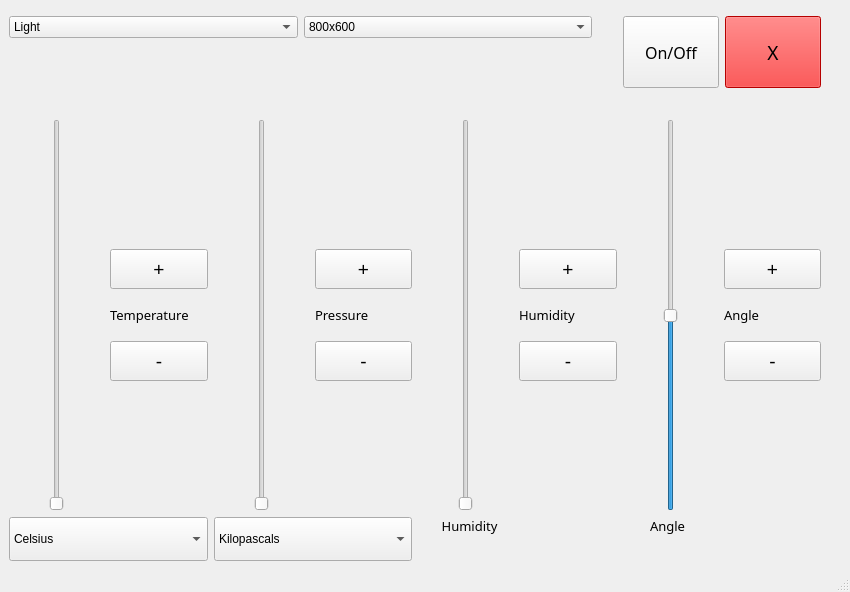
<?xml version="1.0" encoding="UTF-8"?>
<ui version="4.0">
 <class>Simulator</class>
 <widget class="QMainWindow" name="Simulator">
  <property name="geometry">
   <rect>
    <x>0</x>
    <y>0</y>
    <width>850</width>
    <height>592</height>
   </rect>
  </property>
  <property name="windowTitle">
   <string>Simulator</string>
  </property>
  <widget class="QWidget" name="centralwidget">
   <layout class="QGridLayout" name="gridLayout">
    <item row="0" column="0" colspan="3">
     <layout class="QHBoxLayout" name="horizontalLayout_6">
      <property name="topMargin">
       <number>7</number>
      </property>
      <property name="rightMargin">
       <number>25</number>
      </property>
      <property name="bottomMargin">
       <number>10</number>
      </property>
      <item>
       <widget class="QComboBox" name="ThemeSelectionBox">
        <property name="sizePolicy">
         <sizepolicy hsizetype="Preferred" vsizetype="Preferred">
          <horstretch>0</horstretch>
          <verstretch>0</verstretch>
         </sizepolicy>
        </property>
        <item>
         <property name="text">
          <string>Light</string>
         </property>
        </item>
        <item>
         <property name="text">
          <string>Dark</string>
         </property>
        </item>
       </widget>
      </item>
      <item>
       <widget class="QComboBox" name="ResolutionSelectionBox">
        <property name="sizePolicy">
         <sizepolicy hsizetype="Preferred" vsizetype="Preferred">
          <horstretch>0</horstretch>
          <verstretch>0</verstretch>
         </sizepolicy>
        </property>
        <item>
         <property name="text">
          <string>800x600</string>
         </property>
        </item>
        <item>
         <property name="text">
          <string>1024x768</string>
         </property>
        </item>
       </widget>
      </item>
     </layout>
    </item>
    <item row="1" column="0">
     <widget class="QLabel" name="LastActionLabel">
      <property name="text">
       <string/>
      </property>
     </widget>
    </item>
    <item row="2" column="0" colspan="3">
     <spacer name="horizontalSpacer_9">
      <property name="orientation">
       <enum>Qt::Horizontal</enum>
      </property>
      <property name="sizeHint" stdset="0">
       <size>
        <width>40</width>
        <height>20</height>
       </size>
      </property>
     </spacer>
    </item>
    <item row="3" column="2">
     <layout class="QHBoxLayout" name="horizontalLayout_2">
      <property name="topMargin">
       <number>25</number>
      </property>
      <item>
       <spacer name="verticalSpacer_6">
        <property name="orientation">
         <enum>Qt::Vertical</enum>
        </property>
        <property name="sizeType">
         <enum>QSizePolicy::Preferred</enum>
        </property>
        <property name="sizeHint" stdset="0">
         <size>
          <width>40</width>
          <height>40</height>
         </size>
        </property>
       </spacer>
      </item>
      <item>
       <widget class="QSlider" name="HumiditySelectionSlider">
        <property name="minimum">
         <number>30</number>
        </property>
        <property name="maximum">
         <number>80</number>
        </property>
        <property name="pageStep">
         <number>5</number>
        </property>
        <property name="orientation">
         <enum>Qt::Vertical</enum>
        </property>
       </widget>
      </item>
      <item>
       <spacer name="verticalSpacer_5">
        <property name="orientation">
         <enum>Qt::Vertical</enum>
        </property>
        <property name="sizeType">
         <enum>QSizePolicy::Preferred</enum>
        </property>
        <property name="sizeHint" stdset="0">
         <size>
          <width>40</width>
          <height>40</height>
         </size>
        </property>
       </spacer>
      </item>
      <item>
       <layout class="QVBoxLayout" name="verticalLayout_3">
        <item>
         <spacer name="horizontalSpacer_4">
          <property name="orientation">
           <enum>Qt::Horizontal</enum>
          </property>
          <property name="sizeType">
           <enum>QSizePolicy::Preferred</enum>
          </property>
          <property name="sizeHint" stdset="0">
           <size>
            <width>40</width>
            <height>130</height>
           </size>
          </property>
         </spacer>
        </item>
        <item>
         <widget class="QPushButton" name="HumidityIncreaseButton">
          <property name="sizePolicy">
           <sizepolicy hsizetype="Minimum" vsizetype="Preferred">
            <horstretch>0</horstretch>
            <verstretch>0</verstretch>
           </sizepolicy>
          </property>
          <property name="font">
           <font>
            <pointsize>14</pointsize>
           </font>
          </property>
          <property name="text">
           <string>+</string>
          </property>
         </widget>
        </item>
        <item>
         <widget class="QLabel" name="HumidityActualParametersLabel">
          <property name="sizePolicy">
           <sizepolicy hsizetype="Preferred" vsizetype="Preferred">
            <horstretch>0</horstretch>
            <verstretch>0</verstretch>
           </sizepolicy>
          </property>
          <property name="font">
           <font>
            <family>Gargi</family>
            <pointsize>10</pointsize>
            <italic>false</italic>
           </font>
          </property>
          <property name="text">
           <string>Humidity</string>
          </property>
         </widget>
        </item>
        <item>
         <widget class="QPushButton" name="HumidityDecreaseButton">
          <property name="sizePolicy">
           <sizepolicy hsizetype="Minimum" vsizetype="Preferred">
            <horstretch>0</horstretch>
            <verstretch>0</verstretch>
           </sizepolicy>
          </property>
          <property name="font">
           <font>
            <pointsize>14</pointsize>
           </font>
          </property>
          <property name="text">
           <string>-</string>
          </property>
         </widget>
        </item>
        <item>
         <spacer name="horizontalSpacer_3">
          <property name="orientation">
           <enum>Qt::Horizontal</enum>
          </property>
          <property name="sizeType">
           <enum>QSizePolicy::Preferred</enum>
          </property>
          <property name="sizeHint" stdset="0">
           <size>
            <width>40</width>
            <height>130</height>
           </size>
          </property>
         </spacer>
        </item>
       </layout>
      </item>
     </layout>
    </item>
    <item row="0" column="3" rowspan="3">
     <layout class="QHBoxLayout" name="horizontalLayout_5">
      <property name="spacing">
       <number>6</number>
      </property>
      <property name="topMargin">
       <number>7</number>
      </property>
      <item>
       <widget class="QPushButton" name="PowerButton">
        <property name="sizePolicy">
         <sizepolicy hsizetype="Preferred" vsizetype="Preferred">
          <horstretch>0</horstretch>
          <verstretch>0</verstretch>
         </sizepolicy>
        </property>
        <property name="font">
         <font>
          <family>Gargi</family>
          <pointsize>12</pointsize>
         </font>
        </property>
        <property name="text">
         <string>On/Off</string>
        </property>
       </widget>
      </item>
      <item>
       <widget class="QPushButton" name="CloseWindowButton">
        <property name="sizePolicy">
         <sizepolicy hsizetype="Preferred" vsizetype="Preferred">
          <horstretch>0</horstretch>
          <verstretch>0</verstretch>
         </sizepolicy>
        </property>
        <property name="font">
         <font>
          <family>Gargi</family>
          <pointsize>14</pointsize>
         </font>
        </property>
        <property name="styleSheet">
         <string notr="true">background-color: rgb(255, 0, 0);</string>
        </property>
        <property name="text">
         <string>X</string>
        </property>
       </widget>
      </item>
     </layout>
    </item>
    <item row="3" column="3">
     <layout class="QHBoxLayout" name="horizontalLayout">
      <property name="spacing">
       <number>6</number>
      </property>
      <property name="topMargin">
       <number>25</number>
      </property>
      <item>
       <spacer name="verticalSpacer_7">
        <property name="orientation">
         <enum>Qt::Vertical</enum>
        </property>
        <property name="sizeType">
         <enum>QSizePolicy::Preferred</enum>
        </property>
        <property name="sizeHint" stdset="0">
         <size>
          <width>40</width>
          <height>40</height>
         </size>
        </property>
       </spacer>
      </item>
      <item>
       <widget class="QSlider" name="AngleSelectionSlider">
        <property name="minimum">
         <number>-45</number>
        </property>
        <property name="maximum">
         <number>45</number>
        </property>
        <property name="pageStep">
         <number>5</number>
        </property>
        <property name="orientation">
         <enum>Qt::Vertical</enum>
        </property>
       </widget>
      </item>
      <item>
       <spacer name="verticalSpacer_8">
        <property name="orientation">
         <enum>Qt::Vertical</enum>
        </property>
        <property name="sizeType">
         <enum>QSizePolicy::Preferred</enum>
        </property>
        <property name="sizeHint" stdset="0">
         <size>
          <width>40</width>
          <height>40</height>
         </size>
        </property>
       </spacer>
      </item>
      <item>
       <layout class="QVBoxLayout" name="verticalLayout_4">
        <item>
         <spacer name="horizontalSpacer_2">
          <property name="orientation">
           <enum>Qt::Horizontal</enum>
          </property>
          <property name="sizeType">
           <enum>QSizePolicy::Preferred</enum>
          </property>
          <property name="sizeHint" stdset="0">
           <size>
            <width>40</width>
            <height>130</height>
           </size>
          </property>
         </spacer>
        </item>
        <item>
         <widget class="QPushButton" name="AngleIncreaseButton">
          <property name="sizePolicy">
           <sizepolicy hsizetype="Minimum" vsizetype="Preferred">
            <horstretch>0</horstretch>
            <verstretch>0</verstretch>
           </sizepolicy>
          </property>
          <property name="font">
           <font>
            <pointsize>14</pointsize>
           </font>
          </property>
          <property name="text">
           <string>+</string>
          </property>
         </widget>
        </item>
        <item>
         <widget class="QLabel" name="AngleActualParametersLabel">
          <property name="sizePolicy">
           <sizepolicy hsizetype="Preferred" vsizetype="Preferred">
            <horstretch>0</horstretch>
            <verstretch>0</verstretch>
           </sizepolicy>
          </property>
          <property name="font">
           <font>
            <family>Gargi</family>
            <pointsize>10</pointsize>
            <italic>false</italic>
           </font>
          </property>
          <property name="text">
           <string>Angle</string>
          </property>
         </widget>
        </item>
        <item>
         <widget class="QPushButton" name="AngleDecreaseButton">
          <property name="sizePolicy">
           <sizepolicy hsizetype="Minimum" vsizetype="Preferred">
            <horstretch>0</horstretch>
            <verstretch>0</verstretch>
           </sizepolicy>
          </property>
          <property name="font">
           <font>
            <pointsize>14</pointsize>
           </font>
          </property>
          <property name="text">
           <string>-</string>
          </property>
         </widget>
        </item>
        <item>
         <spacer name="horizontalSpacer">
          <property name="orientation">
           <enum>Qt::Horizontal</enum>
          </property>
          <property name="sizeType">
           <enum>QSizePolicy::Preferred</enum>
          </property>
          <property name="sizeHint" stdset="0">
           <size>
            <width>40</width>
            <height>130</height>
           </size>
          </property>
         </spacer>
        </item>
       </layout>
      </item>
     </layout>
    </item>
    <item row="3" column="0">
     <layout class="QHBoxLayout" name="horizontalLayout_4">
      <property name="topMargin">
       <number>25</number>
      </property>
      <item>
       <spacer name="verticalSpacer_4">
        <property name="orientation">
         <enum>Qt::Vertical</enum>
        </property>
        <property name="sizeType">
         <enum>QSizePolicy::Preferred</enum>
        </property>
        <property name="sizeHint" stdset="0">
         <size>
          <width>40</width>
          <height>40</height>
         </size>
        </property>
       </spacer>
      </item>
      <item>
       <widget class="QSlider" name="TemperatureSelectionSlider">
        <property name="minimum">
         <number>0</number>
        </property>
        <property name="maximum">
         <number>1000</number>
        </property>
        <property name="singleStep">
         <number>1</number>
        </property>
        <property name="pageStep">
         <number>5</number>
        </property>
        <property name="orientation">
         <enum>Qt::Vertical</enum>
        </property>
       </widget>
      </item>
      <item>
       <spacer name="verticalSpacer_3">
        <property name="orientation">
         <enum>Qt::Vertical</enum>
        </property>
        <property name="sizeType">
         <enum>QSizePolicy::Preferred</enum>
        </property>
        <property name="sizeHint" stdset="0">
         <size>
          <width>40</width>
          <height>40</height>
         </size>
        </property>
       </spacer>
      </item>
      <item>
       <layout class="QVBoxLayout" name="verticalLayout">
        <item>
         <spacer name="horizontalSpacer_7">
          <property name="orientation">
           <enum>Qt::Horizontal</enum>
          </property>
          <property name="sizeType">
           <enum>QSizePolicy::Preferred</enum>
          </property>
          <property name="sizeHint" stdset="0">
           <size>
            <width>40</width>
            <height>130</height>
           </size>
          </property>
         </spacer>
        </item>
        <item>
         <widget class="QPushButton" name="TemperatureIncreaseButton">
          <property name="sizePolicy">
           <sizepolicy hsizetype="Minimum" vsizetype="Preferred">
            <horstretch>0</horstretch>
            <verstretch>0</verstretch>
           </sizepolicy>
          </property>
          <property name="font">
           <font>
            <pointsize>14</pointsize>
           </font>
          </property>
          <property name="text">
           <string>+</string>
          </property>
         </widget>
        </item>
        <item>
         <widget class="QLabel" name="TemperatureActualParametersLabel">
          <property name="sizePolicy">
           <sizepolicy hsizetype="Preferred" vsizetype="Preferred">
            <horstretch>0</horstretch>
            <verstretch>0</verstretch>
           </sizepolicy>
          </property>
          <property name="font">
           <font>
            <family>Gargi</family>
            <pointsize>10</pointsize>
            <italic>false</italic>
           </font>
          </property>
          <property name="text">
           <string>Temperature</string>
          </property>
         </widget>
        </item>
        <item>
         <widget class="QPushButton" name="TemperatureDecreaseButton">
          <property name="sizePolicy">
           <sizepolicy hsizetype="Minimum" vsizetype="Preferred">
            <horstretch>0</horstretch>
            <verstretch>0</verstretch>
           </sizepolicy>
          </property>
          <property name="font">
           <font>
            <pointsize>14</pointsize>
           </font>
          </property>
          <property name="text">
           <string>-</string>
          </property>
         </widget>
        </item>
        <item>
         <spacer name="horizontalSpacer_8">
          <property name="orientation">
           <enum>Qt::Horizontal</enum>
          </property>
          <property name="sizeType">
           <enum>QSizePolicy::Preferred</enum>
          </property>
          <property name="sizeHint" stdset="0">
           <size>
            <width>40</width>
            <height>130</height>
           </size>
          </property>
         </spacer>
        </item>
       </layout>
      </item>
     </layout>
    </item>
    <item row="4" column="2" rowspan="2">
     <widget class="QLabel" name="HumidityLabel">
      <property name="sizePolicy">
       <sizepolicy hsizetype="Preferred" vsizetype="Preferred">
        <horstretch>0</horstretch>
        <verstretch>0</verstretch>
       </sizepolicy>
      </property>
      <property name="font">
       <font>
        <family>Gargi</family>
        <pointsize>10</pointsize>
       </font>
      </property>
      <property name="text">
       <string>       Humidity</string>
      </property>
     </widget>
    </item>
    <item row="3" column="1">
     <layout class="QHBoxLayout" name="horizontalLayout_3">
      <property name="topMargin">
       <number>25</number>
      </property>
      <item>
       <spacer name="verticalSpacer">
        <property name="orientation">
         <enum>Qt::Vertical</enum>
        </property>
        <property name="sizeType">
         <enum>QSizePolicy::Preferred</enum>
        </property>
        <property name="sizeHint" stdset="0">
         <size>
          <width>40</width>
          <height>40</height>
         </size>
        </property>
       </spacer>
      </item>
      <item>
       <widget class="QSlider" name="PressureSelectionSlider">
        <property name="minimum">
         <number>0</number>
        </property>
        <property name="maximum">
         <number>1000</number>
        </property>
        <property name="pageStep">
         <number>5</number>
        </property>
        <property name="orientation">
         <enum>Qt::Vertical</enum>
        </property>
       </widget>
      </item>
      <item>
       <spacer name="verticalSpacer_2">
        <property name="orientation">
         <enum>Qt::Vertical</enum>
        </property>
        <property name="sizeType">
         <enum>QSizePolicy::Preferred</enum>
        </property>
        <property name="sizeHint" stdset="0">
         <size>
          <width>40</width>
          <height>40</height>
         </size>
        </property>
       </spacer>
      </item>
      <item>
       <layout class="QVBoxLayout" name="verticalLayout_2">
        <item>
         <spacer name="horizontalSpacer_5">
          <property name="orientation">
           <enum>Qt::Horizontal</enum>
          </property>
          <property name="sizeType">
           <enum>QSizePolicy::Preferred</enum>
          </property>
          <property name="sizeHint" stdset="0">
           <size>
            <width>40</width>
            <height>130</height>
           </size>
          </property>
         </spacer>
        </item>
        <item>
         <widget class="QPushButton" name="PressureIncreaseButton">
          <property name="sizePolicy">
           <sizepolicy hsizetype="Minimum" vsizetype="Preferred">
            <horstretch>0</horstretch>
            <verstretch>0</verstretch>
           </sizepolicy>
          </property>
          <property name="font">
           <font>
            <pointsize>14</pointsize>
           </font>
          </property>
          <property name="text">
           <string>+</string>
          </property>
         </widget>
        </item>
        <item>
         <widget class="QLabel" name="PressureActualParametersLabel">
          <property name="sizePolicy">
           <sizepolicy hsizetype="Preferred" vsizetype="Preferred">
            <horstretch>0</horstretch>
            <verstretch>0</verstretch>
           </sizepolicy>
          </property>
          <property name="font">
           <font>
            <family>Gargi</family>
            <pointsize>10</pointsize>
            <italic>false</italic>
           </font>
          </property>
          <property name="text">
           <string>Pressure</string>
          </property>
         </widget>
        </item>
        <item>
         <widget class="QPushButton" name="PressureDecreaseButton">
          <property name="sizePolicy">
           <sizepolicy hsizetype="Minimum" vsizetype="Preferred">
            <horstretch>0</horstretch>
            <verstretch>0</verstretch>
           </sizepolicy>
          </property>
          <property name="font">
           <font>
            <pointsize>14</pointsize>
           </font>
          </property>
          <property name="text">
           <string>-</string>
          </property>
         </widget>
        </item>
        <item>
         <spacer name="horizontalSpacer_6">
          <property name="orientation">
           <enum>Qt::Horizontal</enum>
          </property>
          <property name="sizeType">
           <enum>QSizePolicy::Preferred</enum>
          </property>
          <property name="sizeHint" stdset="0">
           <size>
            <width>40</width>
            <height>130</height>
           </size>
          </property>
         </spacer>
        </item>
       </layout>
      </item>
     </layout>
    </item>
    <item row="4" column="3" rowspan="2">
     <widget class="QLabel" name="AngleLabel">
      <property name="sizePolicy">
       <sizepolicy hsizetype="Preferred" vsizetype="Preferred">
        <horstretch>0</horstretch>
        <verstretch>0</verstretch>
       </sizepolicy>
      </property>
      <property name="font">
       <font>
        <family>Gargi</family>
        <pointsize>10</pointsize>
       </font>
      </property>
      <property name="text">
       <string>        Angle</string>
      </property>
     </widget>
    </item>
    <item row="0" column="4" rowspan="6">
     <spacer name="verticalSpacer_9">
      <property name="orientation">
       <enum>Qt::Vertical</enum>
      </property>
      <property name="sizeHint" stdset="0">
       <size>
        <width>20</width>
        <height>40</height>
       </size>
      </property>
     </spacer>
    </item>
    <item row="6" column="2" colspan="2">
     <spacer name="horizontalSpacer_10">
      <property name="orientation">
       <enum>Qt::Horizontal</enum>
      </property>
      <property name="sizeHint" stdset="0">
       <size>
        <width>40</width>
        <height>20</height>
       </size>
      </property>
     </spacer>
    </item>
    <item row="4" column="0" rowspan="3">
     <widget class="QComboBox" name="TemperatureUnitSelectionBox">
      <property name="sizePolicy">
       <sizepolicy hsizetype="Preferred" vsizetype="Preferred">
        <horstretch>0</horstretch>
        <verstretch>0</verstretch>
       </sizepolicy>
      </property>
      <item>
       <property name="text">
        <string>Celsius</string>
       </property>
      </item>
      <item>
       <property name="text">
        <string>Kelvin</string>
       </property>
      </item>
      <item>
       <property name="text">
        <string>Fharenheit</string>
       </property>
      </item>
     </widget>
    </item>
    <item row="4" column="1" rowspan="3">
     <widget class="QComboBox" name="PressureUnitSelectionBox">
      <property name="sizePolicy">
       <sizepolicy hsizetype="Preferred" vsizetype="Preferred">
        <horstretch>0</horstretch>
        <verstretch>0</verstretch>
       </sizepolicy>
      </property>
      <item>
       <property name="text">
        <string>Kilopascals</string>
       </property>
      </item>
      <item>
       <property name="text">
        <string>mmHg</string>
       </property>
      </item>
     </widget>
    </item>
   </layout>
  </widget>
  <widget class="QStatusBar" name="statusbar"/>
 </widget>
 <resources/>
 <connections/>
</ui>
